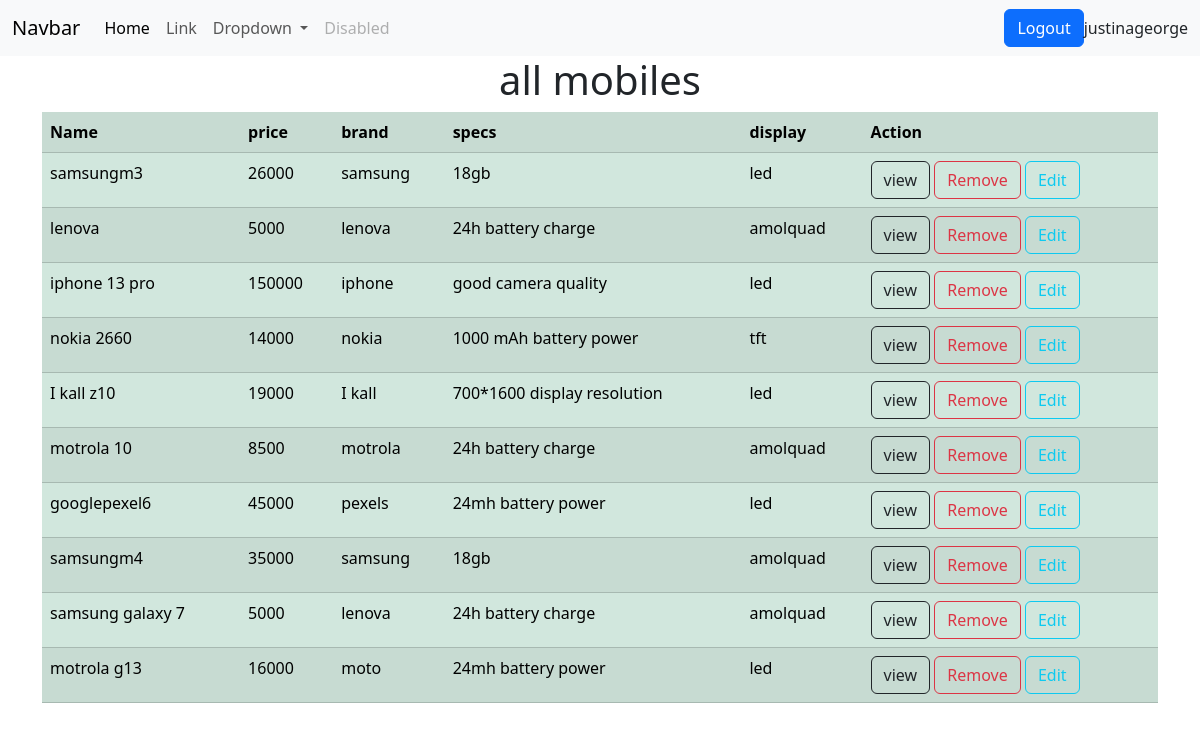
Screenshot of /mobiles/all (signed in) with the database file from the repository.
### mobile/models.py (models this page shows, shortened)
class Mobiles(models.Model):
    name=models.CharField(max_length=200,unique=True)
    price=models.PositiveIntegerField()
    brand=models.CharField(max_length=200)
    specs=models.CharField(max_length=200)
    display=models.CharField(max_length=200)
    picture= models.ImageField(upload_to="images",null=True)

### mobile/views.py (the view)
# urls.py: path('mobiles/all',views.MobileListView.as_view(),name="mobile-all"),
@method_decorator(signin_required,name="dispatch")
class MobileListView(View):
    def get(self,request,*args,**kwargs):
        qs=Mobiles.objects.all()
        if "brand"in request.GET:
            brand=request.GET.get("brand")
            qs=qs.filter(brand__iexact=brand)
        if "display" in request.GET:
            display=request.GET.get("display")
            qs=qs.filter(display__iexact=display)
        if "price_lt" in request.GET:
            amount=request.GET.get("price_lt")
            qs=qs.filter(price__lte=amount)
        if "price_gt" in request.GET:
            amount=request.GET.get("price_gt")
            qs=qs.filter(price__gte=amount)
        return render(request,"mob_list.html",{"data":qs})

### mobile/views.py (called while the page is built)
def signin_required(fn):
    def wrapper(request,*args,**kwargs):
        if not request.user.is_authenticated:
            return redirect("signin")
        else:
            return fn(request,*args,**kwargs)
    return wrapper

### mobile/templates/mob_list.html
{%extends 'base.html'%}
{%block body_block%}
<h1 class="text-center">all mobiles</h1>
<div class="container">
    <table class=" table table-success table-striped">
    <tr>
        <th>Name</th>
        <th>price</th>
        <th>brand</th>
        <th>specs</th>
        <th>display</th>
        <th>Action</th>
    </tr>
    {%for mob in data%}
    <tr>
        <td>{{mob.name}}</td>
        <td>{{mob.price}}</td>
        <td>{{mob.brand}}</td>
        <td>{{mob.specs}}</td>
        <td>{{mob.display}}</td>
        <td>
            <a href="{%url 'mobile-details' mob.id%}"class="btn btn-outline-dark">view</a>
            <a href="{%url 'mobile-remove' mob.id%}" class="btn btn-outline-danger">Remove</a>
            <a href="{%url 'mobile-change' mob.id%}" class="btn btn-outline-info">Edit</a>
        </td>
    </tr>
    {%endfor%}
</table>
</div>
{%endblock%}

### mobile/templates/base.html (shortened to what this page needs)
<!DOCTYPE html>
<html lang="en">
<head>
    <link href="https://cdn.jsdelivr.net/npm/bootstrap@5.3.2/dist/css/bootstrap.min.css" rel="stylesheet">
</head>
<body>
    <nav class="navbar navbar-expand-lg bg-body-tertiary">
        <div class="container-fluid">
          <a class="navbar-brand" href="#">Navbar</a>
          <div class="collapse navbar-collapse" id="navbarSupportedContent">
            <ul class="navbar-nav me-auto mb-2 mb-lg-0">
              <li class="nav-item">
                <a class="nav-link active" aria-current="page" href="#">Home</a>
              </li>
              <li class="nav-item">
                <a class="nav-link" href="#">Link</a>
              </li>
              <li class="nav-item dropdown">
                <a class="nav-link dropdown-toggle" href="#" role="button" data-bs-toggle="dropdown" aria-expanded="false">
                  Dropdown
                </a>
              </li>
              <li class="nav-item">
                <a class="nav-link disabled" aria-disabled="true">Disabled</a>
              </li>
            </ul>
            <a href="{%url 'signout'%}" class="btn btn-primary">Logout  </a>{{request.user}}
          </div>
        </div>
      </nav>
{%block body_block%}
{%endblock%}
</body>
</html>

### rows the page displays
Mobiles: name "samsungm3", price "26000", brand "samsung", specs "18gb", display "led"
Mobiles: name "lenova", price "5000", brand "lenova", specs "24h battery charge", display "amolquad"
Mobiles: name "iphone 13 pro", price "150000", brand "iphone", specs "good camera quality", display "led"
Mobiles: name "nokia 2660", price "14000", brand "nokia", specs "1000 mAh battery power", display "tft"
Mobiles: name "I kall z10", price "19000", brand "I kall", specs "700*1600 display resolution", display "led"
Mobiles: name "motrola 10", price "8500", brand "motrola", specs "24h battery charge", display "amolquad"
Mobiles: name "googlepexel6", price "45000", brand "pexels", specs "24mh battery power", display "led"
Mobiles: name "samsungm4", price "35000", brand "samsung", specs "18gb", display "amolquad"
Mobiles: name "samsung galaxy 7", price "5000", brand "lenova", specs "24h battery charge", display "amolquad"
Mobiles: name "motrola g13", price "16000", brand "moto", specs "24mh battery power", display "led"

### other values shown
{{ request.user }} "justinageorge"
